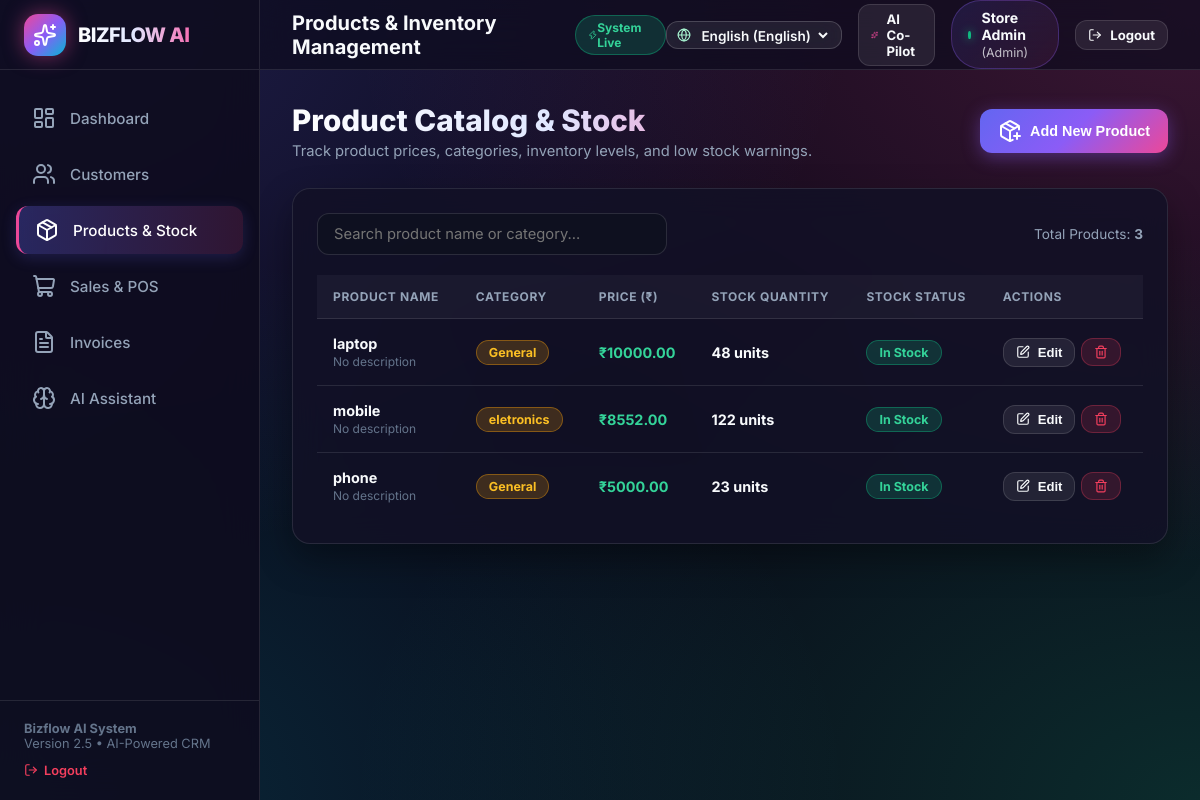
Before: /products (signed in) with the older database file.
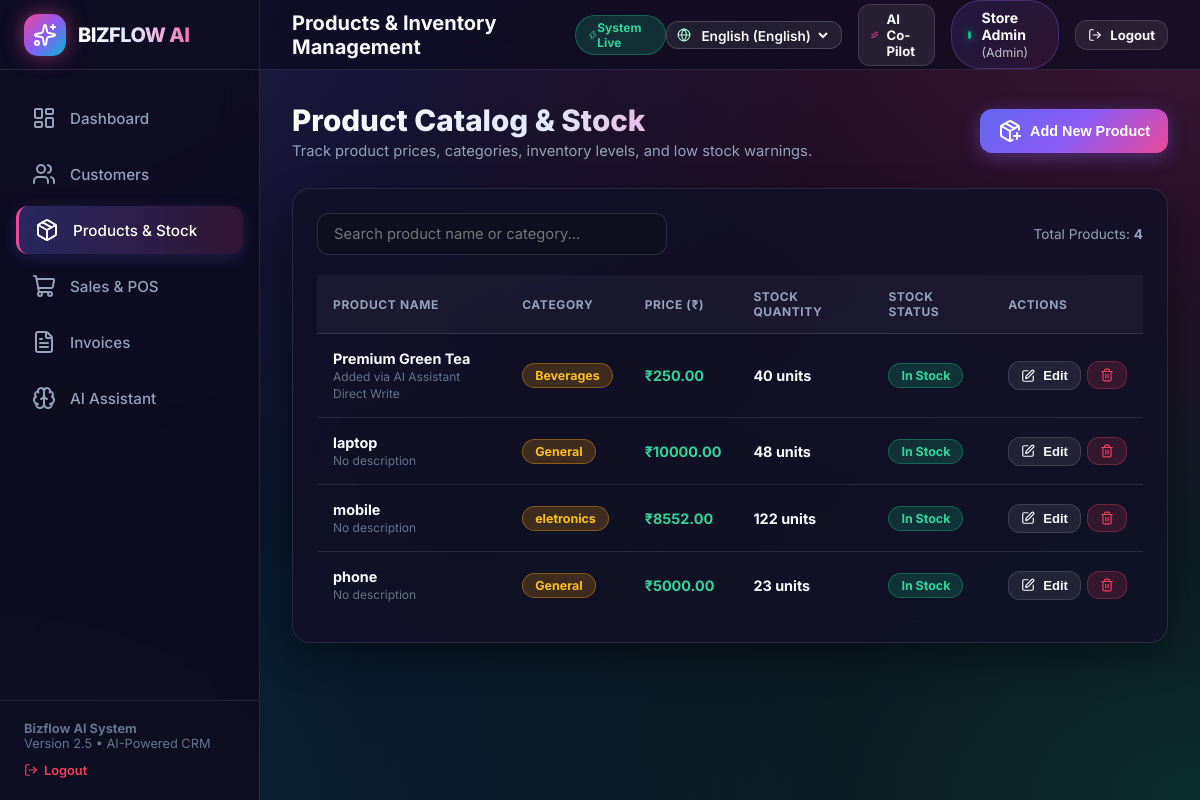
After: the same page with the newer database file.
### tables this page shows
CREATE TABLE products (
            product_id INTEGER PRIMARY KEY AUTOINCREMENT,
            product_name TEXT NOT NULL,
            price REAL NOT NULL,
            quantity INTEGER NOT NULL DEFAULT 0,
            category TEXT DEFAULT 'General',
            description TEXT
        , user_id INTEGER DEFAULT 1);

### app.py (the view)
@app.route('/products')
@login_required
def products_page():
    user_id = session['user_id']
    products = ProductManager.list_products(user_id)
    return render_template('products.html', active_page='products', products=products)

### app.py (called while the page is built)
@app.context_processor
def inject_global_vars():
    user_id = session.get('user_id')
    user = get_user_by_id(user_id) if user_id else None
    current_lang = session.get('lang', 'en')
    if current_lang not in SUPPORTED_LANGUAGES:
        current_lang = 'en'
    def t(key):
        return get_translation(key, current_lang)
    return dict(
        current_user=user,
        current_lang=current_lang,
        supported_languages=SUPPORTED_LANGUAGES,
        translations=TRANSLATIONS,
        t=t
    )

def login_required(f):
    @wraps(f)
    def decorated_function(*args, **kwargs):
        if not session.get('user_id'):
            flash('Please sign in to access your Bizflow AI workspace.', 'error')
            return redirect(url_for('login_route'))
        return f(*args, **kwargs)
    return decorated_function

### database.py (called while the page is built)
def get_db_connection():
    conn = sqlite3.connect(DATABASE_PATH)
    conn.row_factory = sqlite3.Row
    return conn

### models.py (called while the page is built)
def get_user_by_id(user_id):
    conn = get_db_connection()
    user = conn.execute('SELECT * FROM users WHERE user_id = ?', (user_id,)).fetchone()
    conn.close()
    return dict(user) if user else None

### templates/products.html (shortened to what this page needs)
{% extends 'base.html' %}
{% block page_heading %}Products & Inventory Management{% endblock %}
{% block content %}
<div class="page-header">
    <div class="page-title-group">
        <h1>Product Catalog & Stock</h1>
        <p>Track product prices, categories, inventory levels, and low stock warnings.</p>
    </div>
    <button class="btn btn-primary" onclick="openModal('addProductModal')">
        <i data-lucide="package-plus"></i> Add New Product
    </button>
</div>
<div class="card">
    <div style="display:flex; justify-content:space-between; align-items:center; margin-bottom:20px; gap:16px;">
        <div style="position:relative; flex:1; max-width:350px;">
            <input type="text" class="form-control table-search" data-table="productsTable" placeholder="Search product name or category...">
        </div>
        <div style="font-size:0.85rem; color:var(--text-muted);">
            Total Products: <b>{{ products|length }}</b>
        </div>
    </div>
    <div class="table-container">
        <table id="productsTable">
            <thead>
                <tr>
                    <th>Product Name</th>
                    <th>Category</th>
                    <th>Price (₹)</th>
                    <th>Stock Quantity</th>
                    <th>Stock Status</th>
                    <th>Actions</th>
                </tr>
            </thead>
            <tbody>
                {% if products %}
                    {% for p in products %}
                    <tr>
                        <td>
                            <b>{{ p.product_name }}</b><br/>
                            <span style="font-size:0.75rem; color:var(--text-dim);">{{ p.description or 'No description' }}</span>
                        </td>
                        <td><span class="badge badge-amber">{{ p.category }}</span></td>
                        <td><strong style="color:#34D399;">₹{{ "%.2f"|format(p.price) }}</strong></td>
                        <td><b>{{ p.quantity }} units</b></td>
                        <td>
                            {% if p.quantity <= 0 %}
                                <span class="badge badge-rose">Out of Stock</span>
                            {% elif p.quantity <= 5 %}
                                <span class="badge badge-amber">Low Stock ({{ p.quantity }})</span>
                            {% else %}
                                <span class="badge badge-emerald">In Stock</span>
                            {% endif %}
                        </td>
                        <td>
                            <div style="display:flex; gap:6px;">
                                <button class="btn btn-secondary btn-sm" onclick="openEditProductModal({{ p.product_id }}, '{{ p.product_name|escape }}', {{ p.price }}, {{ p.quantity }}, '{{ p.category|escape }}', '{{ (p.description or '')|escape }}')">
                                    <i data-lucide="edit" style="width:14px; height:14px;"></i> Edit
                                </button>
                                <form action="{{ url_for('delete_product_route', product_id=p.product_id) }}" method="POST" style="display:inline;" onsubmit="return confirm('Delete this product?');">
                                    <button type="submit" class="btn btn-danger btn-sm">
                                        <i data-lucide="trash-2" style="width:14px; height:14px;"></i>
                                    </button>
                                </form>
                            </div>
                        </td>
                    </tr>
                    {% endfor %}
                {% else %}
                    <tr>
                        <td colspan="6" style="text-align:center; color:var(--text-muted);">No products in catalog. Click 'Add New Product' to add items!</td>
                    </tr>
                {% endif %}
            </tbody>
        </table>
    </div>
</div>
{% endblock %}

Changed rows visible on the page:
added products: product_name "Premium Green Tea", description "Added via AI Assistant Direct Write", category "Beverages", price "250.00", quantity "40", shows "In Stock"
Other visible differences:
{{ products|length }}: "3" → "4"
